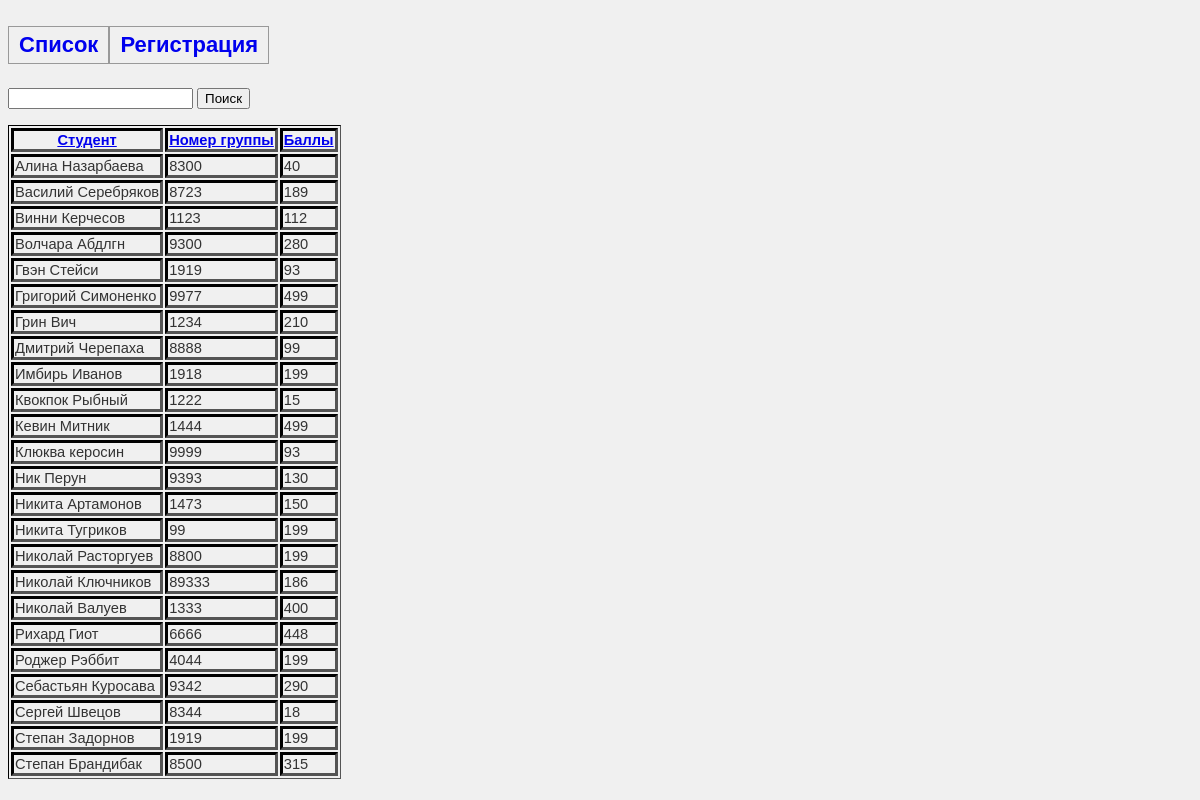
Page /index.php?order=name on the committed database.
### tables this page shows
CREATE TABLE `students` (
  `id` int(11) NOT NULL AUTO_INCREMENT,
  `name` varchar(20) DEFAULT NULL,
  `sname` varchar(20) DEFAULT NULL,
  `email` varchar(200) DEFAULT NULL,
  `birthdate` year(4) DEFAULT NULL,
  `points` int(11) DEFAULT NULL,
  `sex` enum('М','Ж') DEFAULT NULL,
  `groupindex` varchar(20) DEFAULT NULL,
  PRIMARY KEY (`id`)
);

### index.php (called while the page is built, shortened)
<?php
require_once "/lib/PDO.php";
require_once "/lib/DataMapper.php";
include "/templates/main.html";
?>

### lib/DataMapper.php (the view, shortened to what this page needs)
<?php
class StudentMapper{
	public $DBH;
	public function __construct($DBH){
		$this->DBH = $DBH;
	}
	public function showStudents($sort, $class){
	$STH  = $this->DBH->query("SELECT name, sname, groupindex, points FROM students ORDER BY $sort");
    $STH->setFetchMode(PDO::FETCH_CLASS, get_class($class));
while($obj = $STH->fetch()){
	echo "<tr><td>$obj->name $obj->sname</td><td>$obj->groupindex</td><td>$obj->points</td></tr>";
}
	}
}
?>

### style.css (style rules this page uses)
body { font-family:Arial, Verdana, sans-serif; font-size: 11pt; background-color: #f0f0f0; color: #333; }
h2 { float: left; border-bottom: 1px solid #999; border-top: 1px solid #999; border-left: 1px solid #999; border-right: 1px solid #999; padding-left: 10px; padding-right: 10px; padding-top: 5px; padding-bottom: 5px; }
a.navigation { text-decoration: none; }
table { border:1px inset black; }
th { border:3px inset black; }
td { border:3px inset black; }

### rows in the picture
students: name "Алина", sname "Назарбаева", groupindex "8300", points "40"
students: name "Василий", sname "Серебряков", groupindex "8723", points "189"
students: name "Винни", sname "Керчесов", groupindex "1123", points "112"
students: name "Волчара", sname "Абдлгн", groupindex "9300", points "280"
students: name "Гвэн", sname "Стейси", groupindex "1919", points "93"
students: name "Григорий", sname "Симоненко", groupindex "9977", points "499"
students: name "Грин", sname "Вич", groupindex "1234", points "210"
students: name "Дмитрий", sname "Черепаха", groupindex "8888", points "99"
students: name "Имбирь", sname "Иванов", groupindex "1918", points "199"
students: name "Квокпок", sname "Рыбный", groupindex "1222", points "15"
students: name "Кевин", sname "Митник", groupindex "1444", points "499"
students: name "Клюква", sname "керосин", groupindex "9999", points "93"
students: name "Ник", sname "Перун", groupindex "9393", points "130"
students: name "Никита", sname "Артамонов", groupindex "1473", points "150"
students: name "Никита", sname "Тугриков", groupindex "99", points "199"
students: name "Николай", sname "Расторгуев", groupindex "8800", points "199"
students: name "Николай", sname "Ключников", groupindex "89333", points "186"
students: name "Николай", sname "Валуев", groupindex "1333", points "400"
students: name "Рихард", sname "Гиот", groupindex "6666", points "448"
students: name "Роджер", sname "Рэббит", groupindex "4044", points "199"
students: name "Себастьян", sname "Куросава", groupindex "9342", points "290"
students: name "Сергей", sname "Швецов", groupindex "8344", points "18"
students: name "Степан", sname "Задорнов", groupindex "1919", points "199"
students: name "Степан", sname "Брандибак", groupindex "8500", points "315"
